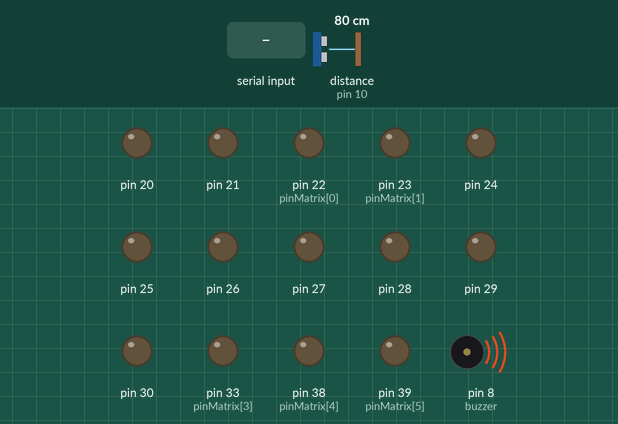
Recording of a sketch running on a simulated Arduino Mega 2560, built for the host (arithmetic inside an expression is 32-bit, double 64-bit). Parts: output pins drawn as LEDs (lit = HIGH), buzzer (waves = sounding). Wiring (inferred from the names in the program): ultrasonic range finder: trigger pin 9; echo pin 10. Inputs (shaded band) come from the test bench; at power-on: distance to the obstacle (sensor on pin 10) 80 cm. The echo pulse lasts 58.3 µs per cm; pins used as bus, display or sensor lines are not drawn; what the sketch prints to the serial monitor is not drawn.

Above: at 1.2 s.
1.3 s: byte 30 received over Serial
At 1.6 s:
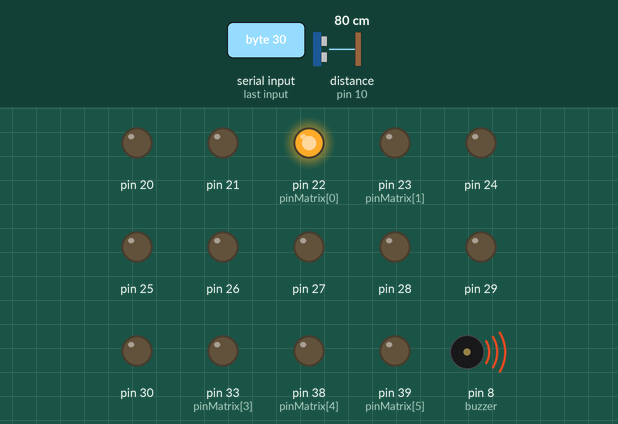
3.3 s: byte 90 received over Serial
At 3.7 s:
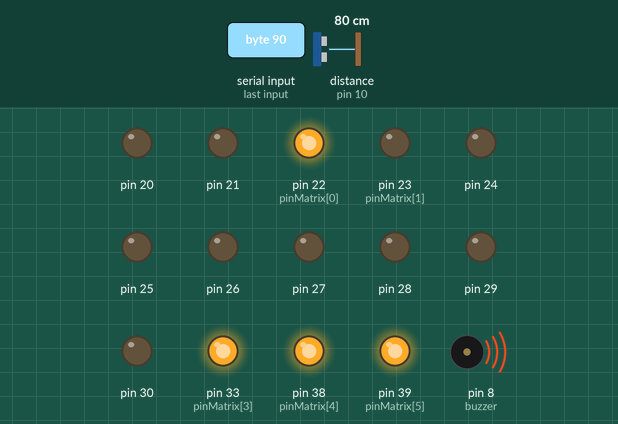
5.3 s: byte 120 received over Serial
At 5.7 s:
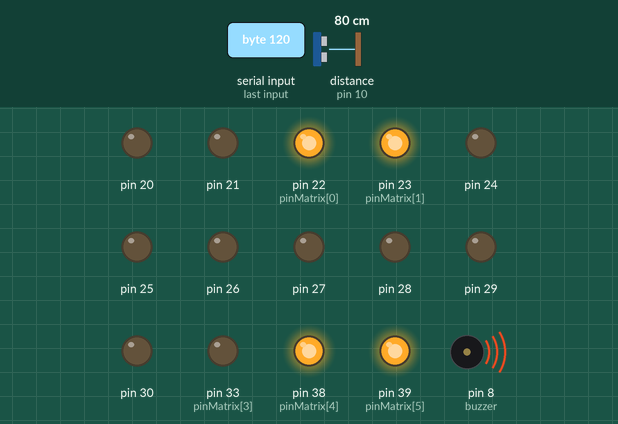
Timing chart, 0 to 8.3 s (numbered marks = the images above; inputs shaded):
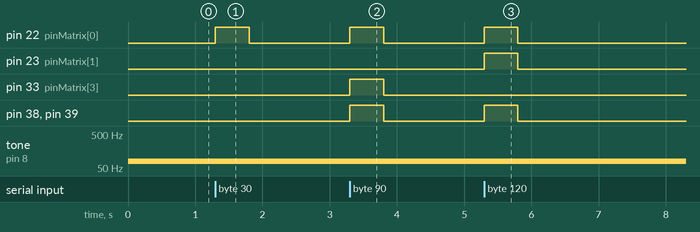

The sketch:

Arduino_project_complete.INO
```cpp
char Incoming_value = 0;                //Variable for storing Incoming_value


  int charMatrix[26][6] = {
    {1, 0, 0, 0, 0, 0},
    {1, 0, 1, 0, 0, 0},
    {1, 1, 0, 0, 0, 0},
    {1, 1, 0, 1, 0, 0},
    {1, 0, 0, 1, 0, 0},
    {1, 1, 1, 0, 0, 0},
    {1, 1, 1, 1, 0, 0},
    {1, 0, 1, 1, 0, 0},
    {0, 1, 1, 0, 0, 0},
    {0, 1, 1, 1, 0, 0},
    {1, 0, 0, 0, 1, 0},
    {1, 0, 1, 0, 1, 0},
    {1, 1, 0, 0, 1, 0},
    {1, 1, 0, 1, 1, 0},
    {1, 0, 0, 1, 1, 0},
    {1, 1, 1, 0, 1, 0},
    {1, 1, 1, 1, 1, 0},
    {1, 0, 1, 1, 1, 0},
    {0, 1, 1, 0, 1, 0},
    {0, 1, 1, 1, 1, 0},
    {1, 0, 0, 0, 1, 1},
    {1, 0, 1, 0, 1, 1},
    {0, 1, 1, 1, 0, 1},
    {1, 1, 0, 0, 1, 1},
    {1, 1, 0, 1, 1, 1},
    {1, 0, 0, 1, 1, 1},
  };

  int pinMatrix[6] = {22,23,32,33,38,39};


//Buzzer and US Sensor setup
const int trigPin = 9;
const int echoPin = 10;

int buzzer = 8;
long duration;
int distance;
int d;

int distArray[5] = {0, 0, 0, 0, 0};

void setup()
{
  Serial.begin(9600);         //Sets the data rate in bits per second (baud) for serial data transmission
  pinMode(40, OUTPUT);
  pinMode(39, OUTPUT);    // sets the digital pin 5 as output
  pinMode(38, OUTPUT);    // sets the digital pin 4 as output
  pinMode(37, OUTPUT);
  pinMode(36, OUTPUT);
  pinMode(35, OUTPUT);
  pinMode(34, OUTPUT);
  pinMode(33, OUTPUT);
  pinMode(32, OUTPUT);
  pinMode(31, OUTPUT);
  pinMode(30, OUTPUT);
  pinMode(29, OUTPUT);
  pinMode(28, OUTPUT);
  pinMode(27, OUTPUT);
  pinMode(26, OUTPUT);
  pinMode(25, OUTPUT);
  pinMode(24, OUTPUT);
  pinMode(23, OUTPUT);
  pinMode(22, OUTPUT);
  pinMode(21, OUTPUT);
  pinMode(20, OUTPUT);
  pinMode(0, INPUT);
  pinMode(1, INPUT);

  //3 rows of 3 motors
  // Listed in descending order from finger tips:
  //Row 1: 22, 23, 24
  //Row 2: 32, 33, 34
  //Row 3: 38, 39, 40

  //22, 32, 38 = ring finger
  //23, 33, 39 = middle finger
  //24, 34, 40 = index finger

  pinMode(trigPin, OUTPUT); // Sets the trigPin as an Output
  pinMode(echoPin, INPUT); // Sets the echoPin as an Input

  pinMode(buzzer, OUTPUT);
}

void loop()
{

  // US Sensor and Buzzer Code:
  // Clears the trigPin
  digitalWrite(trigPin, LOW);
  delayMicroseconds(2);
  // Sets the trigPin on HIGH state for 10 micro seconds
  digitalWrite(trigPin, HIGH);
  delayMicroseconds(10);
  digitalWrite(trigPin, LOW);
  // Reads the echoPin, returns the sound wave travel time in microseconds
  duration = pulseIn(echoPin, HIGH);
  // Calculating the distance
  distance= duration*0.034/2;

  d++;

  distArray[d] = distance;

  int dA;
  int dFA;
  for(int a = 0; a < d+1; a++){
  dA = dA + distArray[a];
  }
  dFA = dA/d;

  if(d >= 5){
    d = 0;
  }


  if(dFA < 400){
    tone(buzzer, dFA);
  }
  else if(dFA > 400){
    tone(buzzer, dFA);
  }


  //Text-to-Braille Code:
  int row;
  if(Serial.available() > 0)
  {
    Incoming_value = Serial.read();      //Read the incoming data and store it into variable Incoming_value
    Serial.print(Incoming_value);        //Print Value of Incoming_value in Serial monitor
    Serial.print("\n");                  //New line
    int intVal = (int)Incoming_value;

    if(isupper(Incoming_value)){
      row = Incoming_value - 65;
    }
    else if(islower(Incoming_value)){
      row = Incoming_value - 97;
    }

    for(int i = 0; i <6; i++){
      digitalWrite(pinMatrix[i], charMatrix[row][i]);
    }

    delay(500);

    for(int i = 0; i <6; i++){
    digitalWrite(pinMatrix[i], LOW);
    }
}
}
```

Measured:
- after the input at 1.3 s, pin 22 (pinMatrix[0]): LOW → HIGH at once, → LOW 0.50 s later
- after the input at 3.3 s, pin 22 (pinMatrix[0]), pin 33 (pinMatrix[3]), pin 38 (pinMatrix[4]), pin 39 (pinMatrix[5]): LOW → HIGH at once, → LOW 0.50 s later
- after the input at 5.3 s, pin 22 (pinMatrix[0]), pin 23 (pinMatrix[1]), pin 38 (pinMatrix[4]), pin 39 (pinMatrix[5]): LOW → HIGH at once, → LOW 0.50 s later
